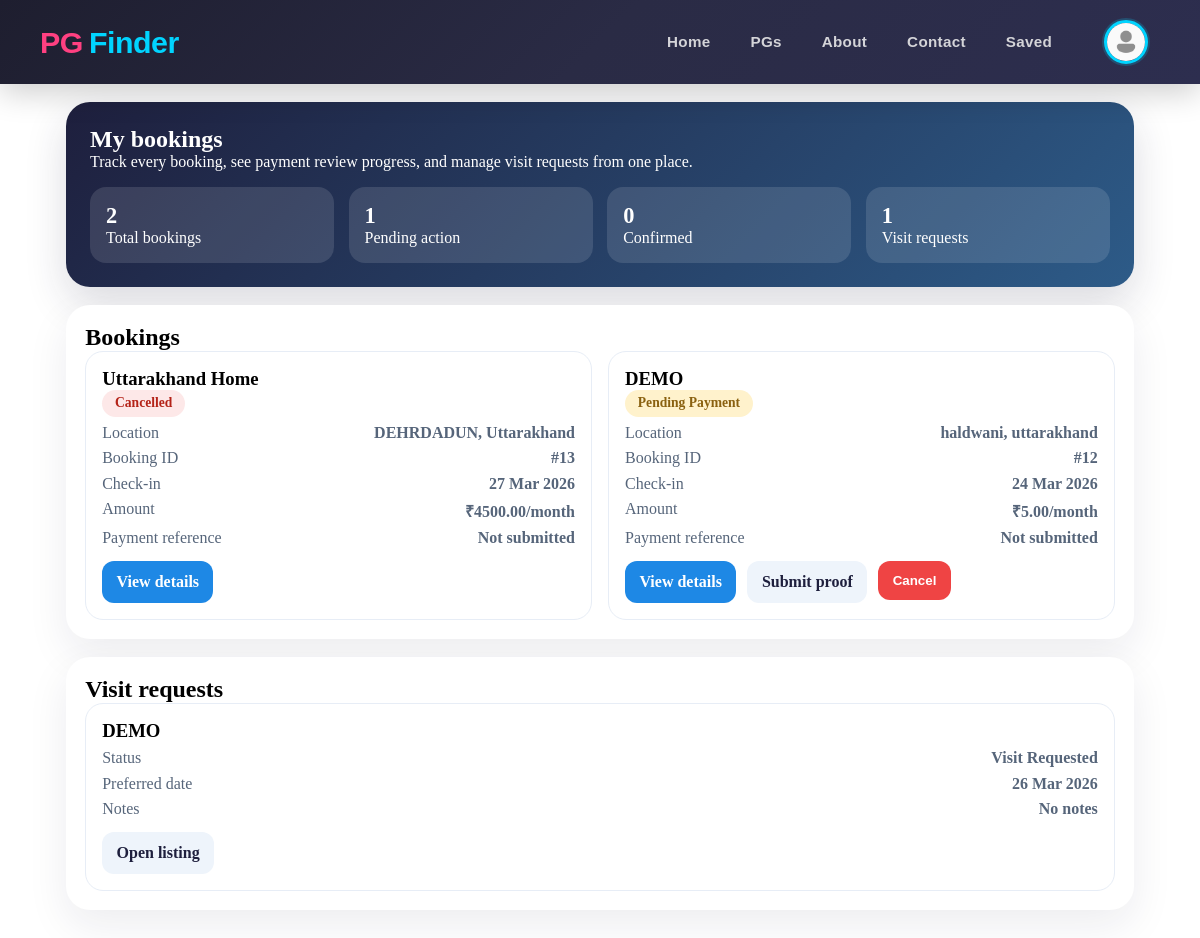
The page /pgs/my-bookings/ (signed in) on the database as committed earlier.
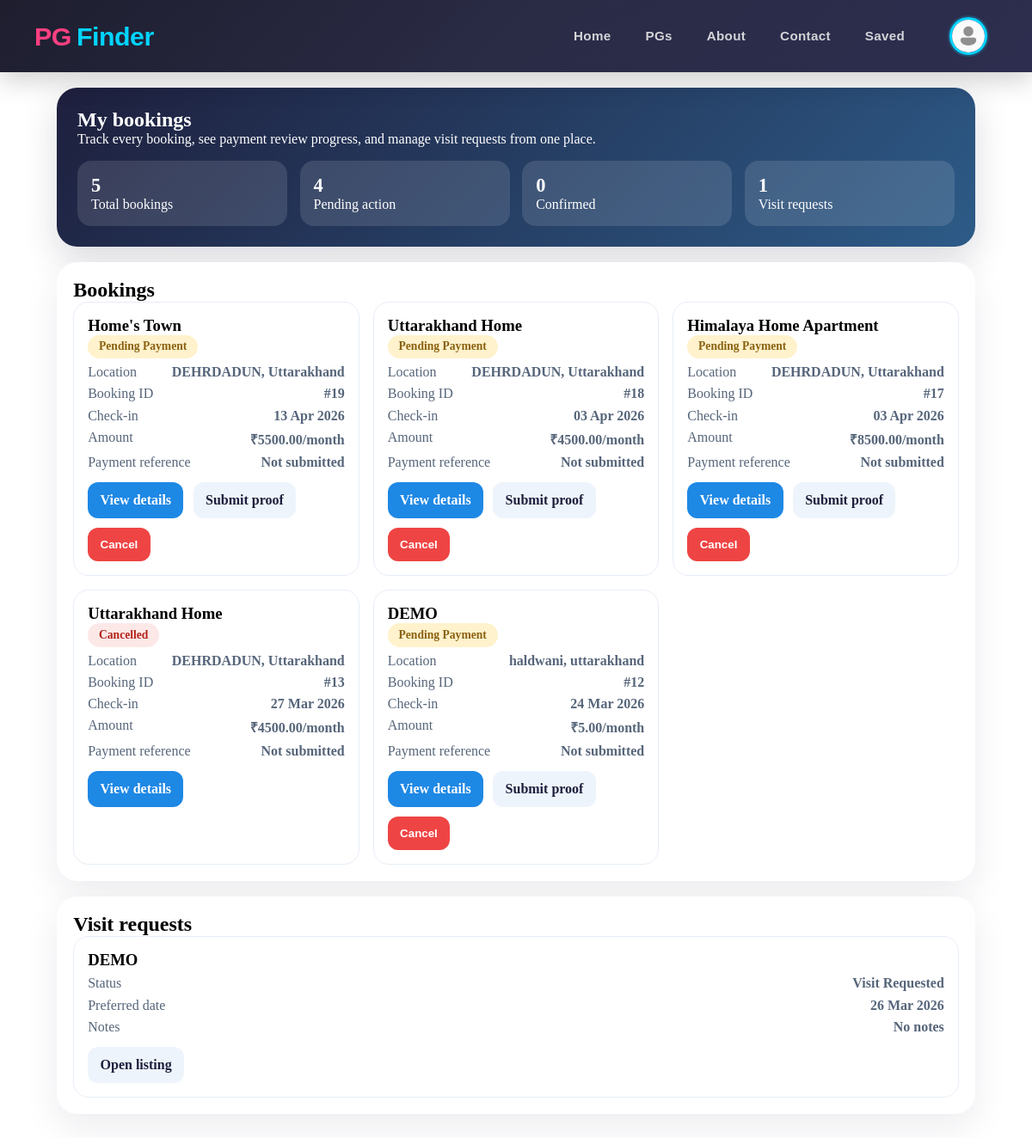
The same page on the database as committed later.
### pgs/models.py (models this page shows, shortened)
class Booking(models.Model):
    STATUS_CHOICES = [
        ("pending", "Pending Payment"),
        ("pending_payment_review", "Pending Payment Review"),
        ("confirmed", "Confirmed"),
        ("cancelled", "Cancelled"),
        ("completed", "Completed"),
    ]
    tenant = models.ForeignKey(Users, on_delete=models.CASCADE, related_name="bookings")
    pg = models.ForeignKey(PgListing, on_delete=models.CASCADE, related_name="bookings")
    booking_date = models.DateTimeField(auto_now_add=True)
    check_in_date = models.DateField()
    check_out_date = models.DateField(blank=True, null=True)
    amount = models.DecimalField(max_digits=10, decimal_places=2)
    status = models.CharField(max_length=30, choices=STATUS_CHOICES, default="pending")
    qr_code = models.ImageField(upload_to="qr_codes/", blank=True, null=True)
    phonepe_upi = models.CharField(max_length=100, blank=True, null=True)
    payment_id = models.CharField(max_length=100, blank=True, null=True)
    payment_reference = models.CharField(max_length=100, blank=True)
    payment_screenshot = models.ImageField(upload_to="payment_screenshots/", blank=True, null=True)
    payment_confirmed_date = models.DateTimeField(blank=True, null=True)
    reviewed_by = models.ForeignKey(
        Users,
        on_delete=models.SET_NULL,
        blank=True,
        null=True,
        related_name="reviewed_bookings",
    )
    review_notes = models.TextField(blank=True)
    created_at = models.DateTimeField(auto_now_add=True)
    updated_at = models.DateTimeField(auto_now=True)
    class Meta:
        ordering = ["-booking_date"]

class PgListing(models.Model):
    TYPE_CHOICES = [
        ("boys", "Boys"),
        ("girls", "Girls"),
        ("coed", "Coed"),
        ("family", "Family"),
    ]
    SHARING_CHOICES = [
        ("single", "Single"),
        ("double", "Double"),
        ("triple", "Triple"),
        ("quad", "Quad"),
    ]
    FURNISHING_CHOICES = [
        ("fully_furnished", "Fully Furnished"),
        ("semi_furnished", "Semi Furnished"),
        ("unfurnished", "Unfurnished"),
    ]
    owner = models.ForeignKey(Users, on_delete=models.CASCADE, related_name="pg_listings")
    title = models.CharField(max_length=100)
    slug = models.SlugField(max_length=200, unique=True)
    description = models.TextField()
    address = models.CharField(max_length=255)
    city = models.CharField(max_length=100)
    state = models.CharField(max_length=100)
    pin_code = models.CharField(max_length=10)
    price_per_month = models.DecimalField(max_digits=10, decimal_places=2)
    security_deposit = models.DecimalField(max_digits=10, decimal_places=2, default=0)
    available_from = models.DateField()
    is_available = models.BooleanField(default=True)
    type_of_pg = models.CharField(max_length=20, blank=True, null=True, choices=TYPE_CHOICES)
    amenities = models.TextField(help_text="Comma-separated list of amenities", blank=True, null=True)
    preferred_tenants = models.CharField(
        max_length=255,
        blank=True,
        help_text="Comma-separated preferred tenant types",
    )
    furnishing_status = models.CharField(
        max_length=30,
        choices=FURNISHING_CHOICES,
        default="fully_furnished",
    )
    food_available = models.BooleanField(default=False)
    parking_available = models.BooleanField(default=False)
    wifi_available = models.BooleanField(default=False)
    rules_or_restrictions = models.TextField(blank=True)
    sharing_type = models.CharField(max_length=20, choices=SHARING_CHOICES)
    created_at = models.DateTimeField(auto_now_add=True)
    updated_at = models.DateTimeField(auto_now=True)
    class Meta:
        ordering = ["-created_at"]

class VisitRequest(models.Model):
    STATUS_CHOICES = [
        ("visit_requested", "Visit Requested"),
        ("visit_confirmed", "Visit Confirmed"),
        ("completed", "Completed"),
        ("cancelled", "Cancelled"),
    ]
    user = models.ForeignKey(Users, on_delete=models.CASCADE, related_name="visit_requests")
    pg = models.ForeignKey(PgListing, on_delete=models.CASCADE, related_name="visit_requests")
    preferred_date = models.DateField()
    notes = models.TextField(blank=True)
    status = models.CharField(max_length=30, choices=STATUS_CHOICES, default="visit_requested")
    created_at = models.DateTimeField(auto_now_add=True)
    class Meta:
        ordering = ["-created_at"]

### pgs/views.py (the view)
# urls.py: path("my-bookings/", views.my_bookings_list, name="my_bookings_list"),
@login_required(login_url="user_login")
def my_bookings_list(request):
    bookings = Booking.objects.filter(tenant=request.user).select_related("pg", "pg__owner").order_by("-booking_date")
    visit_requests = VisitRequest.objects.filter(user=request.user).select_related("pg").order_by("-created_at")
    return render(
        request,
        "pgs/my_bookings_list.html",
        {
            "bookings": bookings,
            "visit_requests": visit_requests,
        },
    )

### templates/pgs/my_bookings_list.html (shortened to what this page needs)
{% extends "base.html" %}
{% block content %}
<section class="page-shell">
  <div class="hero">
    <h1>My bookings</h1>
    <p>Track every booking, see payment review progress, and manage visit requests from one place.</p>
    <div class="metric-row">
      <div class="metric"><strong>{{ bookings|length }}</strong><span>Total bookings</span></div>
      <div class="metric"><strong>{{ pending_bookings_count }}</strong><span>Pending action</span></div>
      <div class="metric"><strong>{{ confirmed_bookings_count }}</strong><span>Confirmed</span></div>
      <div class="metric"><strong>{{ visit_requests|length }}</strong><span>Visit requests</span></div>
    </div>
  </div>
  <section class="section">
    <h2>Bookings</h2>
    {% if bookings %}
      <div class="cards">
        {% for booking in bookings %}
          <article class="card">
            <h3>{{ booking.pg.title }}</h3>
            <span class="status {% if booking.status == 'pending' %}pending{% elif booking.status == 'pending_payment_review' %}review{% elif booking.status == 'confirmed' %}confirmed{% else %}cancelled{% endif %}">
              {{ booking.get_status_display }}
            </span>
            <div class="row"><span>Location</span><strong>{{ booking.pg.city }}, {{ booking.pg.state }}</strong></div>
            <div class="row"><span>Booking ID</span><strong>#{{ booking.id }}</strong></div>
            <div class="row"><span>Check-in</span><strong>{{ booking.check_in_date|date:"d M Y" }}</strong></div>
            <div class="row"><span>Amount</span><strong>₹{{ booking.amount }}/month</strong></div>
            <div class="row"><span>Payment reference</span><strong>{{ booking.payment_reference|default:"Not submitted" }}</strong></div>
            <div class="actions">
              <a class="primary" href="{% url 'booking_confirmation' booking.id %}">View details</a>
              {% if booking.status == 'pending' %}
                <a class="secondary" href="{% url 'confirm_payment' booking.id %}">Submit proof</a>
              {% endif %}
              {% if booking.status != 'cancelled' and booking.status != 'completed' %}
                <form method="post" action="{% url 'cancel_booking' booking.id %}">
                  <button class="danger" type="submit">Cancel</button>
                </form>
              {% endif %}
            </div>
          </article>
        {% endfor %}
      </div>
    {% else %}
      <p>You have not created any bookings yet. Explore listings and start with a visit or booking.</p>
    {% endif %}
  </section>
  <section class="section">
    <h2>Visit requests</h2>
    {% if visit_requests %}
      <div class="cards">
        {% for visit_request in visit_requests %}
          <article class="card">
            <h3>{{ visit_request.pg.title }}</h3>
            <div class="row"><span>Status</span><strong>{{ visit_request.get_status_display }}</strong></div>
            <div class="row"><span>Preferred date</span><strong>{{ visit_request.preferred_date|date:"d M Y" }}</strong></div>
            <div class="row"><span>Notes</span><strong>{{ visit_request.notes|default:"No notes" }}</strong></div>
            <div class="actions">
              <a class="secondary" href="{% url 'pg_detail' visit_request.pg.slug %}">Open listing</a>
            </div>
          </article>
        {% endfor %}
      </div>
    {% else %}
      <p>No visit requests yet.</p>
    {% endif %}
  </section>
</section>
{% endblock %}

### templates/base.html (shortened to what this page needs)
{% load static %}
<!DOCTYPE html>
<html lang="en">
<head>
  {% block link %}
  <link rel="stylesheet" href="{% static 'css/nav.css' %}">
  {% endblock %}
</head>
<body>
{% include "includes/nav.html" %}
{% block content %}{% endblock %}
</body>
</html>

### templates/includes/nav.html (shortened to what this page needs)
{% load static %}
<nav class="navbar">
  <a class="logo" href="{% url 'home' %}">
    <div class="logo"> <span>PG</span>Finder</div>
  </a>
  <ul class="nav-links">
    {% if user.is_authenticated %}
      <li><a href="{% url 'home'%}">Home</a></li>
      <li><a href="{% url 'pgs' %}">PGs</a></li>
      <li><a href="{% url 'about' %}">About</a></li>
      <li><a href="{% url 'contact' %}">Contact</a></li>
      <li><a href="{% url 'saved_pg_list' %}">Saved</a></li>
      <li class="user-profile">
        <div class="profile-container" id="profileToggle">
          {% if user.profile_image %}
            <img src="{{ user.profile_image.url }}" alt="Profile" class="profile-img">
          {% else %}
            <img src="{% static 'images/user.png' %}" alt="Profile" class="profile-img">
          {% endif %}
        </div>
      </li>
    {% else %}
      <li><a href="{% url 'about' %}">About</a></li>
      <li><a href="{%url 'user_login'%}">Login</a></li>
      <li><a href="{%url 'signup'%}">Signup</a></li>
    {% endif %}
  </ul>
</nav>

### PgFinder/static/css/nav.css (style rules this page uses)
* { margin: 0; padding: 0; box-sizing: border-box; }
html { margin: 0; padding: 0; }
body { margin: 0; padding: 0; padding-top: 70px; }
.navbar { background: linear-gradient(135deg, #1e1e2f 0%, #2a2b45 50%, #2d2e4f 100%); color: white; display: flex; justify-content: space-between; align-items: center; padding: 12px 40px; font-family: 'Poppins', sans-serif; position: fixed; top: 0; left: 0; right: 0; width: 100%; z-index: 1000; box-shadow: 0 8px 32px rgba(0, 0, 0, 0.2); backdrop-filter: blur(10px); min-height: 70px; }
.logo { font-size: 1.9rem; font-weight: 800; color: #00d4ff; text-decoration: none; display: flex; align-items: center; gap: 6px; transition: all 0.3s ease; letter-spacing: -0.5px; }
.logo span { color: #ff4081; font-weight: 800; }
.nav-links { list-style: none; display: flex; gap: 40px; align-items: center; }
.nav-links a { text-decoration: none; color: #d4d4d8; font-size: 0.95rem; font-weight: 600; transition: all 0.3s ease; position: relative; letter-spacing: 0.3px; }
.nav-links a::after { content: ''; position: absolute; bottom: -8px; left: 0; width: 0; height: 3px; background: linear-gradient(135deg, #00d4ff, #0099cc); transition: width 0.3s ease; border-radius: 3px; }
.user-profile { list-style: none; margin-left: auto; position: relative; }
.profile-container { display: flex; flex-direction: column; align-items: center; gap: 6px; cursor: pointer; transition: all 0.3s ease; padding: 8px 12px; border-radius: 12px; }
.profile-img { width: 44px; height: 44px; border-radius: 50%; object-fit: cover; border: 3px solid #00d4ff; transition: all 0.3s ease; box-shadow: 0 0 0 2px rgba(0, 212, 255, 0.2); }

### templates/pgs/my_bookings_list.html (style rules this page uses)
.page-shell { max-width: 1100px; margin: 2rem auto; padding: 0 1rem 3rem; }
.hero { background: linear-gradient(135deg, #1e1f3d 0%, #2d5b88 100%); color: white; border-radius: 24px; padding: 1.5rem; box-shadow: 0 16px 42px rgba(30,31,61,0.16); }
.metric-row { display:grid; grid-template-columns: repeat(4, minmax(0,1fr)); gap:.9rem; margin-top:1rem; }
.metric { background: rgba(255,255,255,.12); border-radius:16px; padding:1rem; }
.metric strong { display:block; font-size:1.4rem; }
.section { background:white; border-radius:24px; box-shadow:0 16px 42px rgba(30,31,61,0.08); padding:1.2rem; margin-top:1.1rem; }
.cards { display:grid; grid-template-columns: repeat(auto-fit, minmax(290px, 1fr)); gap:1rem; }
.card { border:1px solid #e7edf6; border-radius:18px; padding:1rem; }
.row { display:flex; justify-content:space-between; gap:.8rem; margin:.45rem 0; color:#56657a; }
.status { display:inline-block; border-radius:999px; padding:.35rem .8rem; font-size:.85rem; font-weight:700; }
.pending { background:#fff2cc; color:#8a6110; }
.cancelled { background:#fde8e8; color:#b42318; }
.actions { display:flex; gap:.7rem; flex-wrap:wrap; margin-top: .9rem; }
.actions a, .actions button { border:none; border-radius:12px; padding:.75rem .9rem; font-weight:700; text-decoration:none; }
.primary { background:#1e88e5; color:white; }
.secondary { background:#eef4fb; color:#1e1f3d; }
.danger { background:#ef4444; color:white; }

Rows that differ between the two databases and show on the page:
added Booking: pg "Home's Town", status "Pending Payment", pg.city "DEHRDADUN", pg.state "Uttarakhand", id "19", check_in_date "13 Apr 2026", amount "5500.00", payment_reference "Not submitted", shows "Submit proof", shows "Cancel"
added Booking: pg "Uttarakhand Home", status "Pending Payment", pg.city "DEHRDADUN", pg.state "Uttarakhand", id "18", check_in_date "03 Apr 2026", amount "4500.00", payment_reference "Not submitted", shows "Submit proof", shows "Cancel"
added Booking: pg "Himalaya Home Apartment", status "Pending Payment", pg.city "DEHRDADUN", pg.state "Uttarakhand", id "17", check_in_date "03 Apr 2026", amount "8500.00", payment_reference "Not submitted", shows "Submit proof", shows "Cancel"
Other text that changed with them:
{{ bookings|length }}: "2" → "5"
{{ pending_bookings_count }}: "1" → "4"
